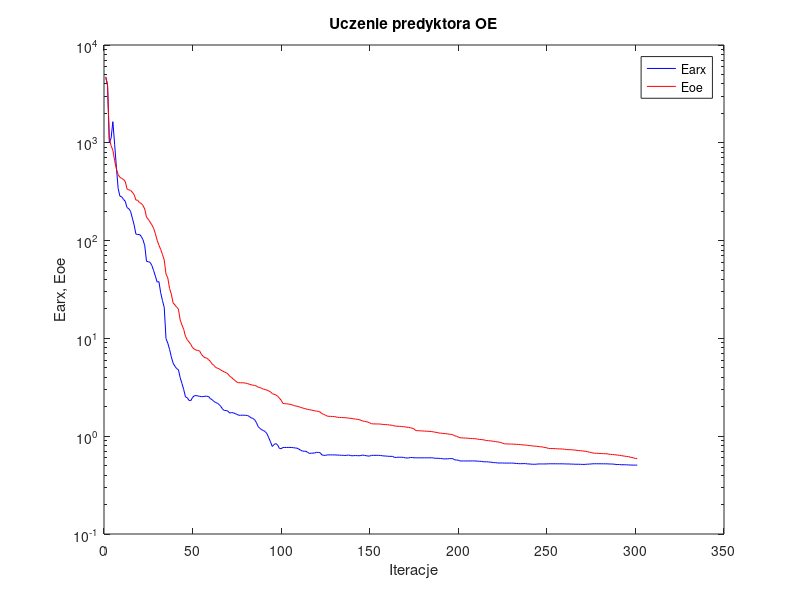
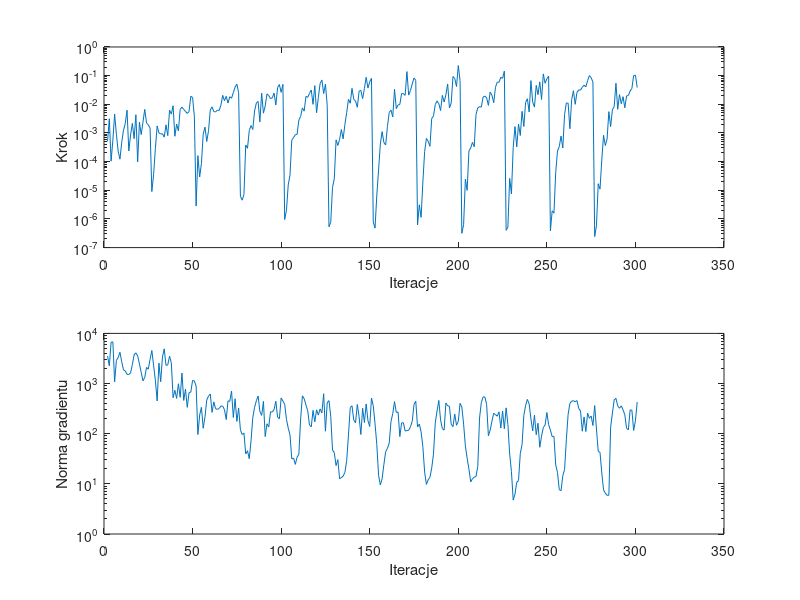

MATLAB code for these plots, in order:
%uczenie predyktora oe
clear all;
n=0; farx(n+1)=4.664756e+003; foe(n+1)=4.738923e+003; wspucz(n+1)=0.000000e+000; ng(n+1)=0.000000e+000;
%odnowa zmiennej metryki
n=1; farx(n+1)=3.873380e+003; foe(n+1)=3.898511e+003; krok(n+1)=5.081655e-004; ng(n+1)=3.540964e+003;
n=2; farx(n+1)=1.001323e+003; foe(n+1)=1.113761e+003; krok(n+1)=3.137471e-003; ng(n+1)=2.250716e+003;
n=3; farx(n+1)=1.115018e+003; foe(n+1)=9.319996e+002; krok(n+1)=1.042068e-004; ng(n+1)=6.686956e+003;
n=4; farx(n+1)=1.644650e+003; foe(n+1)=8.407850e+002; krok(n+1)=5.604282e-004; ng(n+1)=6.775125e+003;
n=5; farx(n+1)=9.671708e+002; foe(n+1)=6.573871e+002; krok(n+1)=4.548255e-003; ng(n+1)=1.081633e+003;
n=6; farx(n+1)=5.594675e+002; foe(n+1)=5.389657e+002; krok(n+1)=8.898758e-004; ng(n+1)=2.910080e+003;
n=7; farx(n+1)=3.399031e+002; foe(n+1)=4.720000e+002; krok(n+1)=2.302017e-004; ng(n+1)=3.291917e+003;
n=8; farx(n+1)=2.842459e+002; foe(n+1)=4.428487e+002; krok(n+1)=1.218183e-004; ng(n+1)=4.199229e+003;
n=9; farx(n+1)=2.804507e+002; foe(n+1)=4.331629e+002; krok(n+1)=4.729213e-004; ng(n+1)=2.731635e+003;
n=10; farx(n+1)=2.636696e+002; foe(n+1)=4.218250e+002; krok(n+1)=1.250908e-003; ng(n+1)=1.875216e+003;
n=11; farx(n+1)=2.524789e+002; foe(n+1)=4.022614e+002; krok(n+1)=2.133311e-003; ng(n+1)=1.787193e+003;
n=12; farx(n+1)=2.175694e+002; foe(n+1)=3.374034e+002; krok(n+1)=6.244283e-003; ng(n+1)=1.523106e+003;
n=13; farx(n+1)=2.120580e+002; foe(n+1)=3.299227e+002; krok(n+1)=2.345280e-004; ng(n+1)=1.517141e+003;
n=14; farx(n+1)=1.991936e+002; foe(n+1)=3.264041e+002; krok(n+1)=8.528685e-004; ng(n+1)=1.629818e+003;
n=15; farx(n+1)=1.697712e+002; foe(n+1)=3.115295e+002; krok(n+1)=2.144917e-003; ng(n+1)=2.377865e+003;
n=16; farx(n+1)=1.446481e+002; foe(n+1)=2.953386e+002; krok(n+1)=6.326141e-004; ng(n+1)=3.734117e+003;
n=17; farx(n+1)=1.168523e+002; foe(n+1)=2.600267e+002; krok(n+1)=4.317077e-003; ng(n+1)=4.101516e+003;
n=18; farx(n+1)=1.153435e+002; foe(n+1)=2.586054e+002; krok(n+1)=9.773946e-005; ng(n+1)=3.546118e+003;
n=19; farx(n+1)=1.156846e+002; foe(n+1)=2.446745e+002; krok(n+1)=2.400181e-003; ng(n+1)=2.465250e+003;
n=20; farx(n+1)=1.106860e+002; foe(n+1)=2.404033e+002; krok(n+1)=8.790130e-004; ng(n+1)=1.668363e+003;
n=21; farx(n+1)=1.022221e+002; foe(n+1)=2.284132e+002; krok(n+1)=2.404573e-003; ng(n+1)=1.133169e+003;
n=22; farx(n+1)=8.873465e+001; foe(n+1)=2.102977e+002; krok(n+1)=6.668735e-003; ng(n+1)=1.322446e+003;
n=23; farx(n+1)=6.146213e+001; foe(n+1)=1.733670e+002; krok(n+1)=2.240989e-003; ng(n+1)=2.095025e+003;
n=24; farx(n+1)=6.089800e+001; foe(n+1)=1.651983e+002; krok(n+1)=1.906580e-003; ng(n+1)=1.935506e+003;
n=25; farx(n+1)=5.989590e+001; foe(n+1)=1.549888e+002; krok(n+1)=1.486749e-003; ng(n+1)=3.040237e+003;
%odnowa zmiennej metryki
n=26; farx(n+1)=5.574361e+001; foe(n+1)=1.450916e+002; krok(n+1)=9.031324e-006; ng(n+1)=4.563365e+003;
n=27; farx(n+1)=4.942987e+001; foe(n+1)=1.336276e+002; krok(n+1)=3.517612e-005; ng(n+1)=2.314840e+003;
n=28; farx(n+1)=4.332133e+001; foe(n+1)=1.177380e+002; krok(n+1)=2.867210e-004; ng(n+1)=1.158261e+003;
n=29; farx(n+1)=3.769561e+001; foe(n+1)=1.006883e+002; krok(n+1)=1.758026e-003; ng(n+1)=4.502472e+002;
n=30; farx(n+1)=3.807373e+001; foe(n+1)=8.975884e+001; krok(n+1)=1.002232e-003; ng(n+1)=2.549022e+003;
n=31; farx(n+1)=2.929858e+001; foe(n+1)=8.134556e+001; krok(n+1)=9.177573e-004; ng(n+1)=1.088489e+003;
n=32; farx(n+1)=2.436761e+001; foe(n+1)=7.213515e+001; krok(n+1)=9.349870e-004; ng(n+1)=3.371601e+003;
n=33; farx(n+1)=2.075452e+001; foe(n+1)=6.341458e+001; krok(n+1)=7.138862e-004; ng(n+1)=4.929815e+003;
n=34; farx(n+1)=9.954065e+000; foe(n+1)=4.541324e+001; krok(n+1)=1.915237e-003; ng(n+1)=2.301276e+003;
n=35; farx(n+1)=8.942779e+000; foe(n+1)=4.160734e+001; krok(n+1)=8.062699e-004; ng(n+1)=2.364994e+003;
n=36; farx(n+1)=7.748891e+000; foe(n+1)=3.245200e+001; krok(n+1)=6.281400e-003; ng(n+1)=3.511738e+003;
n=37; farx(n+1)=6.482468e+000; foe(n+1)=2.836701e+001; krok(n+1)=4.548255e-003; ng(n+1)=2.582537e+003;
n=38; farx(n+1)=5.596310e+000; foe(n+1)=2.308774e+001; krok(n+1)=8.891335e-003; ng(n+1)=5.223418e+002;
n=39; farx(n+1)=5.199383e+000; foe(n+1)=2.204730e+001; krok(n+1)=7.663457e-004; ng(n+1)=7.330396e+002;
n=40; farx(n+1)=4.913013e+000; foe(n+1)=2.084674e+001; krok(n+1)=2.041615e-003; ng(n+1)=5.049476e+002;
n=41; farx(n+1)=4.788787e+000; foe(n+1)=1.995673e+001; krok(n+1)=1.178095e-003; ng(n+1)=9.908987e+002;
n=42; farx(n+1)=3.971609e+000; foe(n+1)=1.545443e+001; krok(n+1)=6.669234e-003; ng(n+1)=5.314445e+002;
n=43; farx(n+1)=3.460810e+000; foe(n+1)=1.371093e+001; krok(n+1)=7.970960e-003; ng(n+1)=1.620665e+003;
n=44; farx(n+1)=2.998009e+000; foe(n+1)=1.236327e+001; krok(n+1)=6.606617e-003; ng(n+1)=4.605169e+002;
n=45; farx(n+1)=2.522509e+000; foe(n+1)=1.048153e+001; krok(n+1)=5.654998e-003; ng(n+1)=7.711159e+002;
n=46; farx(n+1)=2.473858e+000; foe(n+1)=9.707524e+000; krok(n+1)=4.806865e-003; ng(n+1)=3.350019e+002;
n=47; farx(n+1)=2.321866e+000; foe(n+1)=9.180600e+000; krok(n+1)=5.557598e-003; ng(n+1)=6.575202e+002;
n=48; farx(n+1)=2.309221e+000; foe(n+1)=8.692020e+000; krok(n+1)=1.911063e-002; ng(n+1)=6.763241e+002;
n=49; farx(n+1)=2.492105e+000; foe(n+1)=8.057447e+000; krok(n+1)=1.729712e-002; ng(n+1)=1.153629e+003;
n=50; farx(n+1)=2.592085e+000; foe(n+1)=7.763829e+000; krok(n+1)=3.846158e-003; ng(n+1)=1.125333e+003;
%odnowa zmiennej metryki
n=51; farx(n+1)=2.605491e+000; foe(n+1)=7.600471e+000; krok(n+1)=2.813146e-006; ng(n+1)=8.939210e+002;
n=52; farx(n+1)=2.576250e+000; foe(n+1)=7.529132e+000; krok(n+1)=1.614953e-004; ng(n+1)=9.633141e+001;
n=53; farx(n+1)=2.557703e+000; foe(n+1)=7.423995e+000; krok(n+1)=2.907342e-005; ng(n+1)=2.358654e+002;
n=54; farx(n+1)=2.538231e+000; foe(n+1)=6.867799e+000; krok(n+1)=8.669030e-005; ng(n+1)=3.364356e+002;
n=55; farx(n+1)=2.540999e+000; foe(n+1)=6.541222e+000; krok(n+1)=9.053002e-004; ng(n+1)=1.283193e+002;
n=56; farx(n+1)=2.566325e+000; foe(n+1)=6.340383e+000; krok(n+1)=1.602367e-003; ng(n+1)=2.162111e+002;
n=57; farx(n+1)=2.558862e+000; foe(n+1)=6.291852e+000; krok(n+1)=5.045766e-004; ng(n+1)=4.689785e+002;
n=58; farx(n+1)=2.546450e+000; foe(n+1)=6.070577e+000; krok(n+1)=1.194008e-003; ng(n+1)=5.618915e+002;
n=59; farx(n+1)=2.423417e+000; foe(n+1)=5.832621e+000; krok(n+1)=6.319511e-003; ng(n+1)=6.206792e+002;
n=60; farx(n+1)=2.363702e+000; foe(n+1)=5.482529e+000; krok(n+1)=8.130648e-003; ng(n+1)=2.666750e+002;
n=61; farx(n+1)=2.267395e+000; foe(n+1)=5.312700e+000; krok(n+1)=5.548179e-003; ng(n+1)=4.308305e+002;
n=62; farx(n+1)=2.211578e+000; foe(n+1)=5.045735e+000; krok(n+1)=5.433546e-003; ng(n+1)=3.152626e+002;
n=63; farx(n+1)=2.173454e+000; foe(n+1)=4.968116e+000; krok(n+1)=6.271232e-003; ng(n+1)=3.050675e+002;
n=64; farx(n+1)=2.108504e+000; foe(n+1)=4.884704e+000; krok(n+1)=6.100588e-003; ng(n+1)=3.189995e+002;
n=65; farx(n+1)=2.009078e+000; foe(n+1)=4.742357e+000; krok(n+1)=9.272034e-003; ng(n+1)=3.545378e+002;
n=66; farx(n+1)=1.886147e+000; foe(n+1)=4.630386e+000; krok(n+1)=2.054980e-002; ng(n+1)=3.556060e+002;
n=67; farx(n+1)=1.828284e+000; foe(n+1)=4.532161e+000; krok(n+1)=1.340015e-002; ng(n+1)=3.008465e+002;
n=68; farx(n+1)=1.832995e+000; foe(n+1)=4.456780e+000; krok(n+1)=1.891151e-002; ng(n+1)=1.915058e+002;
n=69; farx(n+1)=1.799556e+000; foe(n+1)=4.318200e+000; krok(n+1)=1.111520e-002; ng(n+1)=4.519571e+002;
n=70; farx(n+1)=1.721916e+000; foe(n+1)=4.099304e+000; krok(n+1)=1.835014e-002; ng(n+1)=4.407146e+002;
n=71; farx(n+1)=1.745393e+000; foe(n+1)=3.982359e+000; krok(n+1)=1.626130e-002; ng(n+1)=7.099096e+002;
n=72; farx(n+1)=1.733577e+000; foe(n+1)=3.831575e+000; krok(n+1)=2.559636e-002; ng(n+1)=2.103710e+002;
n=73; farx(n+1)=1.705001e+000; foe(n+1)=3.708061e+000; krok(n+1)=3.979978e-002; ng(n+1)=4.969844e+002;
n=74; farx(n+1)=1.674047e+000; foe(n+1)=3.575804e+000; krok(n+1)=5.059367e-002; ng(n+1)=1.760872e+002;
n=75; farx(n+1)=1.637312e+000; foe(n+1)=3.524219e+000; krok(n+1)=2.525939e-002; ng(n+1)=3.241522e+002;
%odnowa zmiennej metryki
n=76; farx(n+1)=1.638027e+000; foe(n+1)=3.519437e+000; krok(n+1)=6.176249e-006; ng(n+1)=1.197024e+002;
n=77; farx(n+1)=1.638169e+000; foe(n+1)=3.516635e+000; krok(n+1)=4.507745e-006; ng(n+1)=9.630505e+001;
n=78; farx(n+1)=1.640555e+000; foe(n+1)=3.510939e+000; krok(n+1)=7.114163e-006; ng(n+1)=1.030028e+002;
n=79; farx(n+1)=1.634435e+000; foe(n+1)=3.483928e+000; krok(n+1)=3.790794e-004; ng(n+1)=3.961976e+001;
n=80; farx(n+1)=1.629368e+000; foe(n+1)=3.456299e+000; krok(n+1)=2.914486e-004; ng(n+1)=4.576157e+001;
n=81; farx(n+1)=1.591692e+000; foe(n+1)=3.400286e+000; krok(n+1)=1.213392e-003; ng(n+1)=3.165098e+001;
n=82; farx(n+1)=1.544846e+000; foe(n+1)=3.354088e+000; krok(n+1)=1.810600e-003; ng(n+1)=7.200893e+001;
n=83; farx(n+1)=1.518788e+000; foe(n+1)=3.329406e+000; krok(n+1)=1.329544e-003; ng(n+1)=2.116914e+002;
n=84; farx(n+1)=1.477646e+000; foe(n+1)=3.303985e+000; krok(n+1)=5.852382e-003; ng(n+1)=3.349790e+002;
n=85; farx(n+1)=1.383269e+000; foe(n+1)=3.264094e+000; krok(n+1)=1.109636e-002; ng(n+1)=4.528984e+002;
n=86; farx(n+1)=1.255625e+000; foe(n+1)=3.176223e+000; krok(n+1)=1.260621e-002; ng(n+1)=5.638106e+002;
n=87; farx(n+1)=1.202259e+000; foe(n+1)=3.147400e+000; krok(n+1)=2.437188e-003; ng(n+1)=2.775972e+002;
n=88; farx(n+1)=1.164126e+000; foe(n+1)=3.081374e+000; krok(n+1)=2.452306e-002; ng(n+1)=2.314773e+002;
n=89; farx(n+1)=1.143994e+000; foe(n+1)=3.032114e+000; krok(n+1)=4.914651e-003; ng(n+1)=4.410846e+002;
n=90; farx(n+1)=1.113523e+000; foe(n+1)=2.998393e+000; krok(n+1)=8.751130e-003; ng(n+1)=8.774014e+001;
n=91; farx(n+1)=1.060619e+000; foe(n+1)=2.957853e+000; krok(n+1)=2.307159e-002; ng(n+1)=1.579347e+002;
n=92; farx(n+1)=9.633570e-001; foe(n+1)=2.897586e+000; krok(n+1)=2.014462e-002; ng(n+1)=1.358509e+002;
n=93; farx(n+1)=8.749643e-001; foe(n+1)=2.840427e+000; krok(n+1)=1.576669e-002; ng(n+1)=2.732781e+002;
n=94; farx(n+1)=7.847761e-001; foe(n+1)=2.725091e+000; krok(n+1)=1.680437e-002; ng(n+1)=2.711672e+002;
n=95; farx(n+1)=8.231544e-001; foe(n+1)=2.681740e+000; krok(n+1)=2.452306e-002; ng(n+1)=3.020825e+002;
n=96; farx(n+1)=8.399572e-001; foe(n+1)=2.643120e+000; krok(n+1)=9.454744e-003; ng(n+1)=4.437016e+002;
n=97; farx(n+1)=8.154787e-001; foe(n+1)=2.567901e+000; krok(n+1)=3.852379e-002; ng(n+1)=2.132997e+002;
n=98; farx(n+1)=7.505664e-001; foe(n+1)=2.450385e+000; krok(n+1)=4.904612e-002; ng(n+1)=1.984257e+002;
n=99; farx(n+1)=7.450461e-001; foe(n+1)=2.331424e+000; krok(n+1)=2.617870e-002; ng(n+1)=5.168288e+002;
n=100; farx(n+1)=7.667963e-001; foe(n+1)=2.162386e+000; krok(n+1)=4.953895e-002; ng(n+1)=4.472165e+002;
%odnowa zmiennej metryki
n=101; farx(n+1)=7.669440e-001; foe(n+1)=2.151162e+000; krok(n+1)=9.567258e-007; ng(n+1)=3.872969e+002;
n=102; farx(n+1)=7.668662e-001; foe(n+1)=2.146338e+000; krok(n+1)=1.995788e-006; ng(n+1)=1.933909e+002;
n=103; farx(n+1)=7.679300e-001; foe(n+1)=2.134076e+000; krok(n+1)=1.539716e-005; ng(n+1)=1.293270e+002;
n=104; farx(n+1)=7.672656e-001; foe(n+1)=2.120107e+000; krok(n+1)=3.369455e-005; ng(n+1)=9.467854e+001;
n=105; farx(n+1)=7.670939e-001; foe(n+1)=2.097273e+000; krok(n+1)=5.643882e-004; ng(n+1)=3.146314e+001;
n=106; farx(n+1)=7.624163e-001; foe(n+1)=2.067049e+000; krok(n+1)=6.946998e-004; ng(n+1)=3.266303e+001;
n=107; farx(n+1)=7.574750e-001; foe(n+1)=2.036843e+000; krok(n+1)=8.684522e-004; ng(n+1)=2.444807e+001;
n=108; farx(n+1)=7.545780e-001; foe(n+1)=2.027528e+000; krok(n+1)=8.956236e-004; ng(n+1)=3.403668e+001;
n=109; farx(n+1)=7.378807e-001; foe(n+1)=1.999249e+000; krok(n+1)=2.823736e-003; ng(n+1)=3.910296e+001;
n=110; farx(n+1)=7.183073e-001; foe(n+1)=1.970523e+000; krok(n+1)=3.765398e-003; ng(n+1)=1.968430e+002;
n=111; farx(n+1)=7.058409e-001; foe(n+1)=1.946855e+000; krok(n+1)=7.505960e-003; ng(n+1)=5.676787e+002;
n=112; farx(n+1)=7.011896e-001; foe(n+1)=1.922624e+000; krok(n+1)=5.770731e-003; ng(n+1)=5.001431e+002;
n=113; farx(n+1)=7.017921e-001; foe(n+1)=1.900364e+000; krok(n+1)=1.878731e-002; ng(n+1)=3.742025e+002;
n=114; farx(n+1)=6.817365e-001; foe(n+1)=1.879996e+000; krok(n+1)=1.750226e-002; ng(n+1)=2.872455e+002;
n=115; farx(n+1)=6.657548e-001; foe(n+1)=1.867258e+000; krok(n+1)=2.419175e-002; ng(n+1)=1.484934e+002;
n=116; farx(n+1)=6.711040e-001; foe(n+1)=1.848993e+000; krok(n+1)=3.153338e-002; ng(n+1)=1.369348e+002;
n=117; farx(n+1)=6.708836e-001; foe(n+1)=1.835627e+000; krok(n+1)=9.949946e-003; ng(n+1)=2.911185e+002;
n=118; farx(n+1)=6.743727e-001; foe(n+1)=1.815202e+000; krok(n+1)=4.486659e-002; ng(n+1)=1.721719e+002;
n=119; farx(n+1)=6.851535e-001; foe(n+1)=1.806699e+000; krok(n+1)=5.062842e-003; ng(n+1)=2.991566e+002;
n=120; farx(n+1)=6.815061e-001; foe(n+1)=1.793914e+000; krok(n+1)=1.733857e-002; ng(n+1)=2.353913e+002;
n=121; farx(n+1)=6.782871e-001; foe(n+1)=1.764944e+000; krok(n+1)=5.344903e-002; ng(n+1)=3.126895e+002;
n=122; farx(n+1)=6.442823e-001; foe(n+1)=1.703256e+000; krok(n+1)=7.045190e-002; ng(n+1)=2.600574e+002;
n=123; farx(n+1)=6.376658e-001; foe(n+1)=1.673288e+000; krok(n+1)=2.366103e-002; ng(n+1)=6.263258e+002;
n=124; farx(n+1)=6.361982e-001; foe(n+1)=1.641373e+000; krok(n+1)=5.079872e-002; ng(n+1)=1.120366e+002;
n=125; farx(n+1)=6.443465e-001; foe(n+1)=1.605492e+000; krok(n+1)=9.222377e-003; ng(n+1)=4.117964e+002;
%odnowa zmiennej metryki
n=126; farx(n+1)=6.442239e-001; foe(n+1)=1.597217e+000; krok(n+1)=5.341266e-007; ng(n+1)=4.570376e+002;
n=127; farx(n+1)=6.441679e-001; foe(n+1)=1.594100e+000; krok(n+1)=7.696755e-007; ng(n+1)=2.221643e+002;
n=128; farx(n+1)=6.439599e-001; foe(n+1)=1.592114e+000; krok(n+1)=1.270754e-005; ng(n+1)=4.682719e+001;
n=129; farx(n+1)=6.438727e-001; foe(n+1)=1.589517e+000; krok(n+1)=2.503699e-005; ng(n+1)=4.204950e+001;
n=130; farx(n+1)=6.427157e-001; foe(n+1)=1.573276e+000; krok(n+1)=5.718892e-004; ng(n+1)=2.312441e+001;
n=131; farx(n+1)=6.404038e-001; foe(n+1)=1.558122e+000; krok(n+1)=3.657739e-004; ng(n+1)=3.035424e+001;
n=132; farx(n+1)=6.400161e-001; foe(n+1)=1.556648e+000; krok(n+1)=5.985093e-004; ng(n+1)=1.260506e+001;
n=133; farx(n+1)=6.384026e-001; foe(n+1)=1.552199e+000; krok(n+1)=1.317301e-003; ng(n+1)=1.332812e+001;
n=134; farx(n+1)=6.378380e-001; foe(n+1)=1.550964e+000; krok(n+1)=6.218716e-004; ng(n+1)=1.428773e+001;
n=135; farx(n+1)=6.354884e-001; foe(n+1)=1.546669e+000; krok(n+1)=2.005784e-003; ng(n+1)=1.694694e+001;
n=136; farx(n+1)=6.372043e-001; foe(n+1)=1.541935e+000; krok(n+1)=5.167850e-003; ng(n+1)=2.893818e+001;
n=137; farx(n+1)=6.415728e-001; foe(n+1)=1.530283e+000; krok(n+1)=1.495979e-002; ng(n+1)=9.372394e+001;
n=138; farx(n+1)=6.367515e-001; foe(n+1)=1.525481e+000; krok(n+1)=1.089156e-002; ng(n+1)=3.335632e+002;
n=139; farx(n+1)=6.290809e-001; foe(n+1)=1.514442e+000; krok(n+1)=3.598781e-002; ng(n+1)=3.597046e+002;
n=140; farx(n+1)=6.340828e-001; foe(n+1)=1.507837e+000; krok(n+1)=1.479563e-002; ng(n+1)=1.868037e+002;
n=141; farx(n+1)=6.334048e-001; foe(n+1)=1.494753e+000; krok(n+1)=1.308935e-002; ng(n+1)=1.652213e+002;
n=142; farx(n+1)=6.334480e-001; foe(n+1)=1.487684e+000; krok(n+1)=7.874995e-003; ng(n+1)=3.827112e+002;
n=143; farx(n+1)=6.304574e-001; foe(n+1)=1.477480e+000; krok(n+1)=2.876670e-002; ng(n+1)=2.180238e+002;
n=144; farx(n+1)=6.350090e-001; foe(n+1)=1.455247e+000; krok(n+1)=3.068686e-002; ng(n+1)=9.633676e+001;
n=145; farx(n+1)=6.410428e-001; foe(n+1)=1.430872e+000; krok(n+1)=1.572086e-002; ng(n+1)=3.221515e+002;
n=146; farx(n+1)=6.366413e-001; foe(n+1)=1.418815e+000; krok(n+1)=3.559767e-002; ng(n+1)=1.672747e+002;
n=147; farx(n+1)=6.320751e-001; foe(n+1)=1.406854e+000; krok(n+1)=8.776600e-002; ng(n+1)=3.923881e+002;
n=148; farx(n+1)=6.268455e-001; foe(n+1)=1.394323e+000; krok(n+1)=3.670029e-002; ng(n+1)=1.816093e+002;
n=149; farx(n+1)=6.267567e-001; foe(n+1)=1.367181e+000; krok(n+1)=6.101054e-002; ng(n+1)=1.393372e+002;
n=150; farx(n+1)=6.372495e-001; foe(n+1)=1.341565e+000; krok(n+1)=8.061847e-002; ng(n+1)=5.130574e+002;
%odnowa zmiennej metryki
n=151; farx(n+1)=6.371544e-001; foe(n+1)=1.336345e+000; krok(n+1)=7.791340e-007; ng(n+1)=3.616653e+002;
n=152; farx(n+1)=6.371215e-001; foe(n+1)=1.335322e+000; krok(n+1)=4.770363e-007; ng(n+1)=1.580791e+002;
n=153; farx(n+1)=6.371509e-001; foe(n+1)=1.334045e+000; krok(n+1)=6.772347e-006; ng(n+1)=6.083505e+001;
n=154; farx(n+1)=6.370633e-001; foe(n+1)=1.333535e+000; krok(n+1)=5.100600e-005; ng(n+1)=1.476454e+001;
n=155; farx(n+1)=6.357444e-001; foe(n+1)=1.330939e+000; krok(n+1)=4.090422e-004; ng(n+1)=9.494671e+000;
n=156; farx(n+1)=6.315892e-001; foe(n+1)=1.322807e+000; krok(n+1)=1.116025e-003; ng(n+1)=1.268404e+001;
n=157; farx(n+1)=6.281232e-001; foe(n+1)=1.316311e+000; krok(n+1)=4.624551e-004; ng(n+1)=2.442746e+001;
n=158; farx(n+1)=6.272332e-001; foe(n+1)=1.315051e+000; krok(n+1)=3.831728e-004; ng(n+1)=4.380439e+001;
n=159; farx(n+1)=6.242991e-001; foe(n+1)=1.310964e+000; krok(n+1)=1.682049e-003; ng(n+1)=5.090949e+001;
n=160; farx(n+1)=6.224520e-001; foe(n+1)=1.303350e+000; krok(n+1)=5.173682e-003; ng(n+1)=6.492911e+001;
n=161; farx(n+1)=6.223645e-001; foe(n+1)=1.297503e+000; krok(n+1)=6.293742e-003; ng(n+1)=1.737826e+002;
n=162; farx(n+1)=6.213793e-001; foe(n+1)=1.289099e+000; krok(n+1)=3.621201e-003; ng(n+1)=2.516653e+002;
n=163; farx(n+1)=6.062762e-001; foe(n+1)=1.272315e+000; krok(n+1)=3.344126e-002; ng(n+1)=4.365375e+002;
n=164; farx(n+1)=6.073155e-001; foe(n+1)=1.268080e+000; krok(n+1)=7.032104e-003; ng(n+1)=2.648135e+002;
n=165; farx(n+1)=6.093652e-001; foe(n+1)=1.264224e+000; krok(n+1)=9.436540e-003; ng(n+1)=2.719280e+002;
n=166; farx(n+1)=6.092099e-001; foe(n+1)=1.259851e+000; krok(n+1)=9.899545e-003; ng(n+1)=8.744768e+001;
n=167; farx(n+1)=6.096326e-001; foe(n+1)=1.257126e+000; krok(n+1)=2.357847e-002; ng(n+1)=1.642950e+002;
n=168; farx(n+1)=6.072216e-001; foe(n+1)=1.250279e+000; krok(n+1)=2.366103e-002; ng(n+1)=1.659036e+002;
n=169; farx(n+1)=6.011160e-001; foe(n+1)=1.246519e+000; krok(n+1)=2.051314e-002; ng(n+1)=1.128761e+002;
n=170; farx(n+1)=5.984168e-001; foe(n+1)=1.234625e+000; krok(n+1)=1.387540e-001; ng(n+1)=1.152496e+002;
n=171; farx(n+1)=6.003698e-001; foe(n+1)=1.230866e+000; krok(n+1)=2.097129e-002; ng(n+1)=1.167815e+002;
n=172; farx(n+1)=6.054441e-001; foe(n+1)=1.220326e+000; krok(n+1)=3.052860e-002; ng(n+1)=1.372886e+002;
n=173; farx(n+1)=6.055261e-001; foe(n+1)=1.205510e+000; krok(n+1)=5.140248e-002; ng(n+1)=1.758080e+002;
n=174; farx(n+1)=6.013715e-001; foe(n+1)=1.189208e+000; krok(n+1)=8.268560e-002; ng(n+1)=3.840323e+002;
n=175; farx(n+1)=6.010242e-001; foe(n+1)=1.141151e+000; krok(n+1)=6.827250e-002; ng(n+1)=4.442422e+002;
%odnowa zmiennej metryki
n=176; farx(n+1)=6.010371e-001; foe(n+1)=1.140320e+000; krok(n+1)=6.147651e-007; ng(n+1)=1.358932e+002;
n=177; farx(n+1)=6.010158e-001; foe(n+1)=1.135566e+000; krok(n+1)=3.113275e-006; ng(n+1)=1.560892e+002;
n=178; farx(n+1)=6.010490e-001; foe(n+1)=1.134673e+000; krok(n+1)=1.133979e-006; ng(n+1)=1.089743e+002;
n=179; farx(n+1)=6.010213e-001; foe(n+1)=1.131523e+000; krok(n+1)=1.934974e-005; ng(n+1)=5.497658e+001;
n=180; farx(n+1)=6.010431e-001; foe(n+1)=1.128009e+000; krok(n+1)=2.247399e-004; ng(n+1)=1.718112e+001;
n=181; farx(n+1)=6.012154e-001; foe(n+1)=1.124764e+000; krok(n+1)=6.453470e-004; ng(n+1)=9.746644e+000;
n=182; farx(n+1)=6.011291e-001; foe(n+1)=1.121453e+000; krok(n+1)=5.133350e-004; ng(n+1)=1.203083e+001;
n=183; farx(n+1)=6.013723e-001; foe(n+1)=1.119794e+000; krok(n+1)=3.428360e-004; ng(n+1)=1.351563e+001;
n=184; farx(n+1)=6.014718e-001; foe(n+1)=1.114741e+000; krok(n+1)=3.204735e-003; ng(n+1)=2.073924e+001;
n=185; farx(n+1)=5.992359e-001; foe(n+1)=1.107104e+000; krok(n+1)=3.941672e-003; ng(n+1)=3.920473e+001;
n=186; farx(n+1)=5.944651e-001; foe(n+1)=1.097749e+000; krok(n+1)=9.793864e-003; ng(n+1)=1.641772e+002;
n=187; farx(n+1)=5.946959e-001; foe(n+1)=1.091831e+000; krok(n+1)=1.314565e-002; ng(n+1)=2.829191e+002;
n=188; farx(n+1)=5.935610e-001; foe(n+1)=1.078755e+000; krok(n+1)=1.053841e-002; ng(n+1)=4.601895e+002;
n=189; farx(n+1)=5.918683e-001; foe(n+1)=1.075069e+000; krok(n+1)=6.050128e-003; ng(n+1)=1.884630e+002;
n=190; farx(n+1)=5.893606e-001; foe(n+1)=1.071022e+000; krok(n+1)=2.043074e-002; ng(n+1)=1.261663e+002;
n=191; farx(n+1)=5.853241e-001; foe(n+1)=1.063896e+000; krok(n+1)=1.205272e-002; ng(n+1)=1.177938e+002;
n=192; farx(n+1)=5.881215e-001; foe(n+1)=1.062156e+000; krok(n+1)=2.113019e-002; ng(n+1)=4.099654e+002;
n=193; farx(n+1)=5.859264e-001; foe(n+1)=1.054219e+000; krok(n+1)=5.144558e-002; ng(n+1)=3.595338e+002;
n=194; farx(n+1)=5.903718e-001; foe(n+1)=1.048675e+000; krok(n+1)=7.431661e-003; ng(n+1)=3.519637e+002;
n=195; farx(n+1)=5.903938e-001; foe(n+1)=1.043783e+000; krok(n+1)=1.097075e-002; ng(n+1)=1.546253e+002;
n=196; farx(n+1)=5.883769e-001; foe(n+1)=1.032880e+000; krok(n+1)=9.327289e-002; ng(n+1)=1.377772e+002;
n=197; farx(n+1)=5.727555e-001; foe(n+1)=1.007508e+000; krok(n+1)=8.000730e-002; ng(n+1)=2.462300e+002;
n=198; farx(n+1)=5.713706e-001; foe(n+1)=1.000307e+000; krok(n+1)=4.166678e-002; ng(n+1)=1.471609e+002;
n=199; farx(n+1)=5.677592e-001; foe(n+1)=9.790797e-001; krok(n+1)=2.250273e-001; ng(n+1)=1.761789e+002;
n=200; farx(n+1)=5.581856e-001; foe(n+1)=9.638227e-001; krok(n+1)=6.640781e-002; ng(n+1)=4.039343e+002;
%odnowa zmiennej metryki
n=201; farx(n+1)=5.581792e-001; foe(n+1)=9.608867e-001; krok(n+1)=3.148042e-007; ng(n+1)=3.389595e+002;
n=202; farx(n+1)=5.581659e-001; foe(n+1)=9.597938e-001; krok(n+1)=6.266905e-007; ng(n+1)=1.553325e+002;
n=203; farx(n+1)=5.581929e-001; foe(n+1)=9.566021e-001; krok(n+1)=2.444110e-005; ng(n+1)=5.696491e+001;
n=204; farx(n+1)=5.582230e-001; foe(n+1)=9.558686e-001; krok(n+1)=9.975945e-006; ng(n+1)=3.249792e+001;
n=205; farx(n+1)=5.585162e-001; foe(n+1)=9.506646e-001; krok(n+1)=2.353374e-004; ng(n+1)=1.974389e+001;
n=206; farx(n+1)=5.584544e-001; foe(n+1)=9.481376e-001; krok(n+1)=2.985020e-004; ng(n+1)=1.097171e+001;
n=207; farx(n+1)=5.585973e-001; foe(n+1)=9.456471e-001; krok(n+1)=4.685497e-004; ng(n+1)=1.262047e+001;
n=208; farx(n+1)=5.585596e-001; foe(n+1)=9.441736e-001; krok(n+1)=3.308775e-004; ng(n+1)=1.361254e+001;
n=209; farx(n+1)=5.577637e-001; foe(n+1)=9.413525e-001; krok(n+1)=4.474093e-003; ng(n+1)=1.406687e+001;
n=210; farx(n+1)=5.549736e-001; foe(n+1)=9.319633e-001; krok(n+1)=7.481826e-003; ng(n+1)=2.219781e+001;
n=211; farx(n+1)=5.541535e-001; foe(n+1)=9.266951e-001; krok(n+1)=8.300976e-003; ng(n+1)=2.053933e+002;
n=212; farx(n+1)=5.532113e-001; foe(n+1)=9.242238e-001; krok(n+1)=8.003391e-003; ng(n+1)=4.162625e+002;
n=213; farx(n+1)=5.488055e-001; foe(n+1)=9.205549e-001; krok(n+1)=1.797739e-002; ng(n+1)=5.405744e+002;
n=214; farx(n+1)=5.464787e-001; foe(n+1)=9.106641e-001; krok(n+1)=1.939776e-002; ng(n+1)=5.399256e+002;
n=215; farx(n+1)=5.486286e-001; foe(n+1)=9.028793e-001; krok(n+1)=1.685330e-002; ng(n+1)=3.798053e+002;
n=216; farx(n+1)=5.447558e-001; foe(n+1)=9.005495e-001; krok(n+1)=9.175071e-003; ng(n+1)=9.089459e+001;
n=217; farx(n+1)=5.436790e-001; foe(n+1)=8.960292e-001; krok(n+1)=2.667694e-002; ng(n+1)=1.174926e+002;
n=218; farx(n+1)=5.412869e-001; foe(n+1)=8.916565e-001; krok(n+1)=2.085765e-002; ng(n+1)=1.777927e+002;
n=219; farx(n+1)=5.365065e-001; foe(n+1)=8.859321e-001; krok(n+1)=1.136199e-002; ng(n+1)=2.561172e+002;
n=220; farx(n+1)=5.366785e-001; foe(n+1)=8.812161e-001; krok(n+1)=3.955695e-002; ng(n+1)=2.392453e+002;
n=221; farx(n+1)=5.331027e-001; foe(n+1)=8.752031e-001; krok(n+1)=5.927401e-002; ng(n+1)=2.235835e+002;
n=222; farx(n+1)=5.317249e-001; foe(n+1)=8.703855e-001; krok(n+1)=5.908701e-002; ng(n+1)=2.725748e+002;
n=223; farx(n+1)=5.323995e-001; foe(n+1)=8.616232e-001; krok(n+1)=8.776600e-002; ng(n+1)=1.294545e+002;
n=224; farx(n+1)=5.322098e-001; foe(n+1)=8.481982e-001; krok(n+1)=8.061847e-002; ng(n+1)=2.836542e+002;
n=225; farx(n+1)=5.311702e-001; foe(n+1)=8.373114e-001; krok(n+1)=1.434696e-001; ng(n+1)=1.256409e+002;
%odnowa zmiennej metryki
n=226; farx(n+1)=5.310954e-001; foe(n+1)=8.338929e-001; krok(n+1)=4.024649e-007; ng(n+1)=3.275276e+002;
n=227; farx(n+1)=5.310646e-001; foe(n+1)=8.328406e-001; krok(n+1)=5.170398e-007; ng(n+1)=1.542729e+002;
n=228; farx(n+1)=5.310143e-001; foe(n+1)=8.308810e-001; krok(n+1)=2.605170e-005; ng(n+1)=3.949934e+001;
n=229; farx(n+1)=5.310127e-001; foe(n+1)=8.307284e-001; krok(n+1)=7.471755e-006; ng(n+1)=1.768283e+001;
n=230; farx(n+1)=5.307759e-001; foe(n+1)=8.302986e-001; krok(n+1)=3.079053e-004; ng(n+1)=4.746218e+000;
n=231; farx(n+1)=5.279103e-001; foe(n+1)=8.273259e-001; krok(n+1)=1.674853e-003; ng(n+1)=6.209229e+000;
n=232; farx(n+1)=5.264093e-001; foe(n+1)=8.258137e-001; krok(n+1)=3.293253e-004; ng(n+1)=1.079260e+001;
n=233; farx(n+1)=5.241485e-001; foe(n+1)=8.231766e-001; krok(n+1)=2.040296e-003; ng(n+1)=1.161746e+001;
n=234; farx(n+1)=5.233254e-001; foe(n+1)=8.219058e-001; krok(n+1)=8.178849e-004; ng(n+1)=4.030803e+001;
n=235; farx(n+1)=5.240100e-001; foe(n+1)=8.157650e-001; krok(n+1)=5.699196e-003; ng(n+1)=6.059854e+001;
n=236; farx(n+1)=5.247562e-001; foe(n+1)=8.137501e-001; krok(n+1)=1.682049e-003; ng(n+1)=2.307824e+002;
n=237; farx(n+1)=5.244801e-001; foe(n+1)=8.112033e-001; krok(n+1)=1.165911e-002; ng(n+1)=3.656753e+002;
n=238; farx(n+1)=5.206825e-001; foe(n+1)=8.073044e-001; krok(n+1)=1.564062e-002; ng(n+1)=4.825379e+002;
n=239; farx(n+1)=5.203521e-001; foe(n+1)=8.032701e-001; krok(n+1)=5.433546e-003; ng(n+1)=3.928022e+002;
n=240; farx(n+1)=5.180425e-001; foe(n+1)=7.994624e-001; krok(n+1)=6.700045e-002; ng(n+1)=1.982830e+002;
n=241; farx(n+1)=5.167952e-001; foe(n+1)=7.944122e-001; krok(n+1)=1.199953e-002; ng(n+1)=1.140504e+002;
n=242; farx(n+1)=5.163917e-001; foe(n+1)=7.924112e-001; krok(n+1)=7.981858e-003; ng(n+1)=2.335885e+002;
n=243; farx(n+1)=5.173200e-001; foe(n+1)=7.898642e-001; krok(n+1)=4.560093e-002; ng(n+1)=9.539301e+001;
n=244; farx(n+1)=5.199709e-001; foe(n+1)=7.851261e-001; krok(n+1)=2.165649e-002; ng(n+1)=1.615520e+002;
n=245; farx(n+1)=5.205347e-001; foe(n+1)=7.807353e-001; krok(n+1)=6.081676e-002; ng(n+1)=5.352168e+001;
n=246; farx(n+1)=5.204518e-001; foe(n+1)=7.793319e-001; krok(n+1)=1.473291e-002; ng(n+1)=8.964061e+001;
n=247; farx(n+1)=5.202630e-001; foe(n+1)=7.721643e-001; krok(n+1)=1.150668e-001; ng(n+1)=1.333416e+002;
n=248; farx(n+1)=5.206743e-001; foe(n+1)=7.660332e-001; krok(n+1)=5.411858e-002; ng(n+1)=1.488133e+002;
n=249; farx(n+1)=5.207377e-001; foe(n+1)=7.607128e-001; krok(n+1)=7.780615e-002; ng(n+1)=2.648213e+002;
n=250; farx(n+1)=5.224439e-001; foe(n+1)=7.492409e-001; krok(n+1)=9.548572e-002; ng(n+1)=1.511078e+002;
%odnowa zmiennej metryki
n=251; farx(n+1)=5.224427e-001; foe(n+1)=7.488906e-001; krok(n+1)=3.849748e-007; ng(n+1)=1.182899e+002;
n=252; farx(n+1)=5.224340e-001; foe(n+1)=7.480526e-001; krok(n+1)=1.924645e-006; ng(n+1)=8.732220e+001;
n=253; farx(n+1)=5.223920e-001; foe(n+1)=7.471063e-001; krok(n+1)=1.592993e-006; ng(n+1)=8.868866e+001;
n=254; farx(n+1)=5.223867e-001; foe(n+1)=7.459285e-001; krok(n+1)=4.244958e-005; ng(n+1)=2.376890e+001;
n=255; farx(n+1)=5.221317e-001; foe(n+1)=7.428964e-001; krok(n+1)=2.337468e-004; ng(n+1)=1.681842e+001;
n=256; farx(n+1)=5.219720e-001; foe(n+1)=7.419918e-001; krok(n+1)=3.347436e-004; ng(n+1)=7.661300e+000;
n=257; farx(n+1)=5.219517e-001; foe(n+1)=7.406042e-001; krok(n+1)=7.818597e-004; ng(n+1)=7.315006e+000;
n=258; farx(n+1)=5.219246e-001; foe(n+1)=7.395301e-001; krok(n+1)=2.983088e-004; ng(n+1)=1.453098e+001;
n=259; farx(n+1)=5.209751e-001; foe(n+1)=7.351591e-001; krok(n+1)=4.447430e-003; ng(n+1)=1.930720e+001;
n=260; farx(n+1)=5.204331e-001; foe(n+1)=7.308973e-001; krok(n+1)=1.109636e-002; ng(n+1)=7.537637e+001;
n=261; farx(n+1)=5.200966e-001; foe(n+1)=7.285219e-001; krok(n+1)=1.095618e-002; ng(n+1)=2.434139e+002;
n=262; farx(n+1)=5.198942e-001; foe(n+1)=7.278380e-001; krok(n+1)=1.402081e-003; ng(n+1)=4.002666e+002;
n=263; farx(n+1)=5.180002e-001; foe(n+1)=7.267804e-001; krok(n+1)=1.448480e-002; ng(n+1)=4.468429e+002;
n=264; farx(n+1)=5.187729e-001; foe(n+1)=7.232408e-001; krok(n+1)=2.977118e-002; ng(n+1)=4.551309e+002;
n=265; farx(n+1)=5.159914e-001; foe(n+1)=7.211880e-001; krok(n+1)=1.000091e-002; ng(n+1)=4.325298e+002;
n=266; farx(n+1)=5.173709e-001; foe(n+1)=7.162398e-001; krok(n+1)=2.611507e-002; ng(n+1)=4.580573e+002;
n=267; farx(n+1)=5.161993e-001; foe(n+1)=7.124868e-001; krok(n+1)=3.201356e-002; ng(n+1)=3.184740e+002;
n=268; farx(n+1)=5.162294e-001; foe(n+1)=7.102758e-001; krok(n+1)=3.112337e-002; ng(n+1)=2.850736e+002;
n=269; farx(n+1)=5.150514e-001; foe(n+1)=7.078662e-001; krok(n+1)=3.975906e-002; ng(n+1)=1.121387e+002;
n=270; farx(n+1)=5.145620e-001; foe(n+1)=7.039184e-001; krok(n+1)=4.633705e-002; ng(n+1)=2.162801e+002;
n=271; farx(n+1)=5.157328e-001; foe(n+1)=7.009677e-001; krok(n+1)=4.069805e-002; ng(n+1)=1.104130e+002;
n=272; farx(n+1)=5.180090e-001; foe(n+1)=6.937763e-001; krok(n+1)=6.640781e-002; ng(n+1)=2.573613e+002;
n=273; farx(n+1)=5.185247e-001; foe(n+1)=6.865582e-001; krok(n+1)=1.008497e-001; ng(n+1)=2.025793e+002;
n=274; farx(n+1)=5.201558e-001; foe(n+1)=6.809038e-001; krok(n+1)=8.470464e-002; ng(n+1)=2.254330e+002;
n=275; farx(n+1)=5.225993e-001; foe(n+1)=6.731028e-001; krok(n+1)=6.013962e-002; ng(n+1)=1.457387e+002;
%odnowa zmiennej metryki
n=276; farx(n+1)=5.225775e-001; foe(n+1)=6.698089e-001; krok(n+1)=2.425291e-007; ng(n+1)=3.635606e+002;
n=277; farx(n+1)=5.225655e-001; foe(n+1)=6.690077e-001; krok(n+1)=5.860955e-007; ng(n+1)=1.241763e+002;
n=278; farx(n+1)=5.225236e-001; foe(n+1)=6.673293e-001; krok(n+1)=1.693774e-005; ng(n+1)=4.443820e+001;
n=279; farx(n+1)=5.225128e-001; foe(n+1)=6.662283e-001; krok(n+1)=1.095376e-005; ng(n+1)=4.263404e+001;
n=280; farx(n+1)=5.223353e-001; foe(n+1)=6.645952e-001; krok(n+1)=1.123699e-004; ng(n+1)=1.653027e+001;
n=281; farx(n+1)=5.220128e-001; foe(n+1)=6.623775e-001; krok(n+1)=8.259539e-004; ng(n+1)=7.582839e+000;
n=282; farx(n+1)=5.219687e-001; foe(n+1)=6.617751e-001; krok(n+1)=3.636899e-004; ng(n+1)=6.524568e+000;
n=283; farx(n+1)=5.218405e-001; foe(n+1)=6.611157e-001; krok(n+1)=6.145526e-004; ng(n+1)=5.896984e+000;
n=284; farx(n+1)=5.201549e-001; foe(n+1)=6.545415e-001; krok(n+1)=5.548179e-003; ng(n+1)=5.926036e+000;
n=285; farx(n+1)=5.198512e-001; foe(n+1)=6.523908e-001; krok(n+1)=1.667309e-003; ng(n+1)=1.356017e+002;
n=286; farx(n+1)=5.192125e-001; foe(n+1)=6.492925e-001; krok(n+1)=6.485153e-003; ng(n+1)=2.573048e+002;
n=287; farx(n+1)=5.174531e-001; foe(n+1)=6.479751e-001; krok(n+1)=8.300976e-003; ng(n+1)=4.688695e+002;
n=288; farx(n+1)=5.141705e-001; foe(n+1)=6.440272e-001; krok(n+1)=5.424665e-002; ng(n+1)=5.070477e+002;
n=289; farx(n+1)=5.129870e-001; foe(n+1)=6.404136e-001; krok(n+1)=6.699412e-003; ng(n+1)=3.598927e+002;
n=290; farx(n+1)=5.138004e-001; foe(n+1)=6.373692e-001; krok(n+1)=2.191235e-002; ng(n+1)=3.215583e+002;
n=291; farx(n+1)=5.098369e-001; foe(n+1)=6.338669e-001; krok(n+1)=1.046652e-002; ng(n+1)=3.586893e+002;
n=292; farx(n+1)=5.114166e-001; foe(n+1)=6.287291e-001; krok(n+1)=1.842177e-002; ng(n+1)=3.001396e+002;
n=293; farx(n+1)=5.103497e-001; foe(n+1)=6.251572e-001; krok(n+1)=7.557177e-003; ng(n+1)=2.386483e+002;
n=294; farx(n+1)=5.096068e-001; foe(n+1)=6.204119e-001; krok(n+1)=1.964862e-002; ng(n+1)=1.282210e+002;
n=295; farx(n+1)=5.089730e-001; foe(n+1)=6.184931e-001; krok(n+1)=2.024365e-002; ng(n+1)=1.191667e+002;
n=296; farx(n+1)=5.074884e-001; foe(n+1)=6.105274e-001; krok(n+1)=2.900728e-002; ng(n+1)=2.980250e+002;
n=297; farx(n+1)=5.068615e-001; foe(n+1)=6.063189e-001; krok(n+1)=3.571716e-002; ng(n+1)=2.938004e+002;
n=298; farx(n+1)=5.060483e-001; foe(n+1)=5.992869e-001; krok(n+1)=1.008497e-001; ng(n+1)=1.163554e+002;
n=299; farx(n+1)=5.062720e-001; foe(n+1)=5.924183e-001; krok(n+1)=1.036878e-001; ng(n+1)=1.809520e+002;
n=300; farx(n+1)=5.063574e-001; foe(n+1)=5.894165e-001; krok(n+1)=3.854743e-002; ng(n+1)=4.276145e+002;

figure; semilogy(farx,'b'); hold on; semilogy(foe,'r'); xlabel('Iteracje'); ylabel('Earx, Eoe'); legend('Earx','Eoe'); title('Uczenie predyktora OE');
figure; subplot(2,1,1); semilogy(krok); xlabel('Iteracje'); ylabel('Krok');
subplot(2,1,2); semilogy(ng); xlabel('Iteracje'); ylabel('Norma gradientu');
Earx=farx(n+1)
Eoe=foe(n+1)
